Frame 1 (no input): blank canvas, image omitted
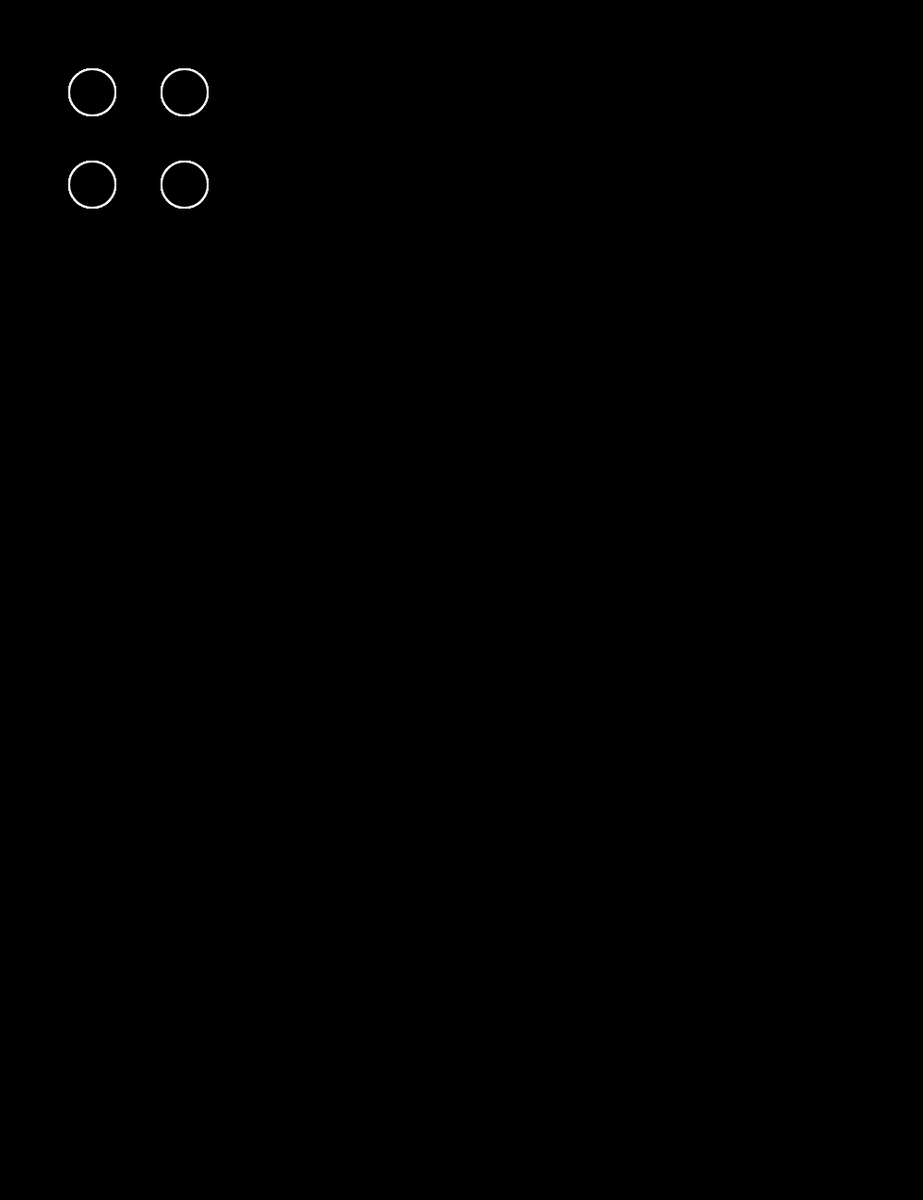
Frame 60 (no input)
Frame 120 (the mouse pressed at the canvas centre since frame 60): identical to frame 60, image omitted

The p5.js sketch that drew this single still picture (run headless with seeded random() and noise() and a simulated clock; from frame 60 on, the mouse is pressed at the canvas centre):

// p5.js sketch
// ── sketch.js
function setup() {
  createCanvas(1000,1300)
  myBall1 = new MakeBall(100,100)
  myBall2 = new MakeBall(100,200)
  myBall3 = new MakeBall(200,100)
  myBall4 = new MakeBall(200,200)

}


tracerLength = 40

function draw() {
	background(0)


  myBall1.update()
  myBall2.update()
  myBall3.update()
  myBall4.update()


  myBall1.display()
  myBall2.display()
  myBall3.display()
  myBall4.display()



}


function touchStarted(){
  myBall1.overMe()
  myBall2.overMe()
  myBall3.overMe()
  myBall4.overMe()

}

function touchMoved(){
  return false
}

function touchEnded(){
  myBall1.dragging = false
  myBall2.dragging = false
  myBall3.dragging = false
  myBall4.dragging = false
}

// ── BallMaker.js
function MakeBall(xPos,yPos) {
  this.x = xPos;
  this.y = yPos;

  this.dragging = false

  this.tracer = []
  this.transparency
  

  this.avgX
  this.avgY




//clean up these conditions (the -25 is because the slider track starts at zero, but the thumb sticks out into -25)
  this.overMe = function() {
    if(mouseX > (this.x-25) && mouseX < (this.x+25) && mouseY > (this.y-25) && mouseY <(this.y+25)){
      this.dragging = true
    }
  }


  this.update = function() {
    
    if(this.dragging){
      this.x = mouseX
      this.y = mouseY
    }

    if(this.tracer.length<tracerLength){
      this.tracer.push([this.x,this.y])
    }else{
      this.tracer.splice(0,1)
      this.tracer.push([this.x,this.y])
    }

  }


  this.display = function() {
  strokeWeight(2)

  for(i=0;i<(this.tracer.length-3);i++){
    this.transparency = map(i,0,tracerLength-3,0,255)
    noFill()
    stroke(255,this.transparency)
    
    this.avgX = (this.tracer[i][0]+this.tracer[i+1][0]+this.tracer[i+2][0])/3
    this.avgY = (this.tracer[i][1]+this.tracer[i+1][1]+this.tracer[i+2][1])/3

    ellipse(this.avgX,this.avgY,50,50)
  }

    fill(0)
    ellipse(this.x,this.y,50,50)
  }


}
